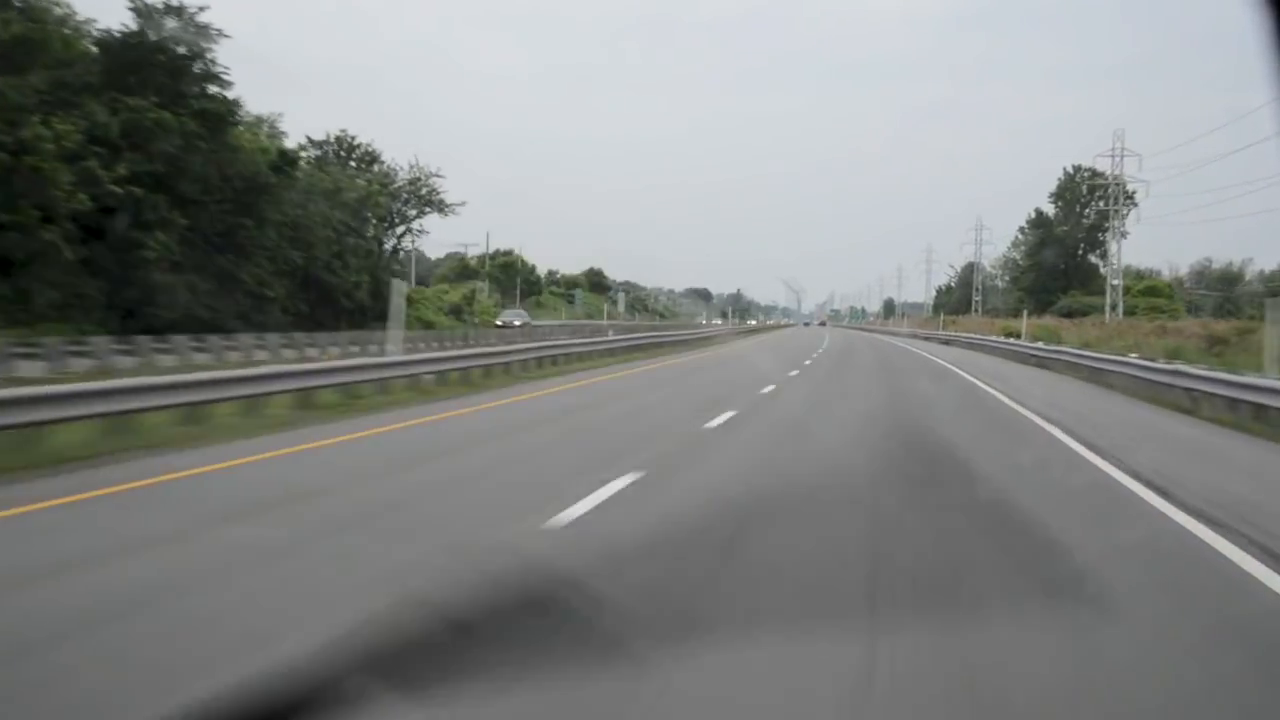
#> input picture frame 57 of cars2.mp4, 1280 x 720 px
$ python with_car_detection.py
#> lines starting #> are read from the running program, lines starting #| are printed output that depends on the picture; after the words box and inside, x2 and y2 are one past the last pixel; in counts of white or black regions, pixels touching at a corner belong together
import numpy as np
import cv2
import matplotlib.pyplot as plt
from numpy.lib.function_base import average


cap = cv2.VideoCapture('cars2.mp4')
car_clf = cv2.CascadeClassifier( 'Haarcascades/haarcascade_car.xml')
## defining the left and right line
def make_coordinates( video, line_parameters):
    slope, intercept = line_parameters
    y1 = video.shape[0]
    y2 = int(y1* (0.5))
    x1 = ((y1 - intercept) / slope)
    x2 = ((y2 - intercept) / slope)
    return np.array([x1,y1,x2,y2])


def find_cars(cam_frame):
    cam_gray = cv2.cvtColor(cam_frame, cv2.COLOR_BGR2GRAY)
    cars = car_clf.detectMultiScale(cam_gray, 1.1, 2,minSize=(100, 100))
    if len(cars) > 0:
        for (x,y,w,h) in cars:
            ratio = w/float(h)
            #print(w,h)
            cv2.rectangle(cam_frame,(x,y),(x+w,y+h),(255,0,0),10)
            cv2.rectangle(cam_frame, (x, y - 40), (x + w, y), (255,0,0), -2)
            cv2.putText(cam_frame, ' Car', (x, y - 10), cv2.FONT_HERSHEY_SIMPLEX, 0.7, (255, 255, 255), 2)
            car_gray = cam_gray[y:y+h, x:x+w]
            car_lines = cv2.Canny(car_gray,100,200)
            contours, h = cv2.findContours(car_lines, cv2.RETR_LIST, cv2.CHAIN_APPROX_NONE)
            for i, contour in enumerate(contours):
                approx = cv2.approxPolyDP(contour, 0.01*cv2.arcLength(contour, True), True)
                M = cv2.moments(contour)
                if M["m00"] != 0:
                    cX = int(M["m10"] / M["m00"])
                    cY = int(M["m01"] / M["m00"])
                            #x, y , w, h = cv2.boundingRect(approx)

                if len(approx) ==4:
                    if ratio >= 0.9 and ratio <1.1:
                        cv2.drawContours(cam_frame, contours, i, (255,255,0))

    return cam_frame


## calc the left lane and the right lane
def average_slope_intercept(video, lines):

    ### holder for all lines found with negative slope
    left_fit=[]

    ### holder for all found with positive slope
    right_fit=[]

    ## Loop through all lines to decide negative or positive slope
    for line in lines:

        # start and end codinates of a line
        p = line.reshape(4)
        x1,y1,x2,y2 = line.reshape(4) # (removes uneeded dimenison from (1,4) to (4,)

        # polyfit calculates the slope of the line
        parameters = np.polyfit((x1, x2), (y1, y2), 1)
        slope = parameters[0]
        intercept = parameters[1]
        if slope < 0:
            left_fit.append((slope, intercept))
        else:
            right_fit.append((slope, intercept))

    left_fit_average = np.average(left_fit, axis = 0)
    right_fit_average = np.average( right_fit, axis= 0)
    left_line = make_coordinates(video, left_fit_average)
    right_line = make_coordinates(video, right_fit_average)
    return np.array([left_line, right_line])

## preprossecing the video, grayscaling, blur and canny
def Canny(video):
    gray = cv2.cvtColor(video, cv2.COLOR_RGB2GRAY)
    blur = cv2.GaussianBlur(gray, (5,5), 0)
    canny = cv2.Canny(blur, 50, 150)
    return canny

## Definining the left and right lane/line and draw them
def display_lines(video, lines):
    line_video = np.zeros_like(video)


    left_line = lines[0]
    right_line = lines[1]
    lx1, ly1, lx2, ly2 = left_line
    rx1, ry1, rx2, ry2 = right_line
    poly = np.array([[
                    (int(lx1), int(ly1)),
                    (int(rx1), int(ry1)),
                    (int(rx2), int(ry2)),
                    (int(lx2), int(ly2)),
                    (int(lx1), int(ly1)),
    ]])
    cv2.fillPoly(line_video, poly, (255,0,255))
    cv2.line(line_video, (int(rx1), int(ry1)), (int(rx2), int(ry2)), (255,0,0), 10)
    cv2.line(line_video, (int(lx1), int(ly1)), (int(lx2), int(ly2)), (255,0,0), 10)

    return line_video

## Defining the drivers lane
def region_of_interest(video):
    height = video.shape[0]
    polygons = np.array([
        [(820, 340), (960,340), (1280, 520), (1280,720), (125,720)]])
    mask = np.zeros_like(video)
    cv2.fillPoly(mask, polygons, (255,255,255))
    masked_video = cv2.bitwise_and(video, mask)
    return masked_video


## Showing the Video
while cap.isOpened():
    ret, frame = cap.read()
#> frame is the input picture: shape (720, 1280, 3); mean B, G, R 129.9, 131.7, 128.9
    canny_image = Canny(frame)
#> in Canny, `canny = cv2.Canny(blur, 50, 150)`:
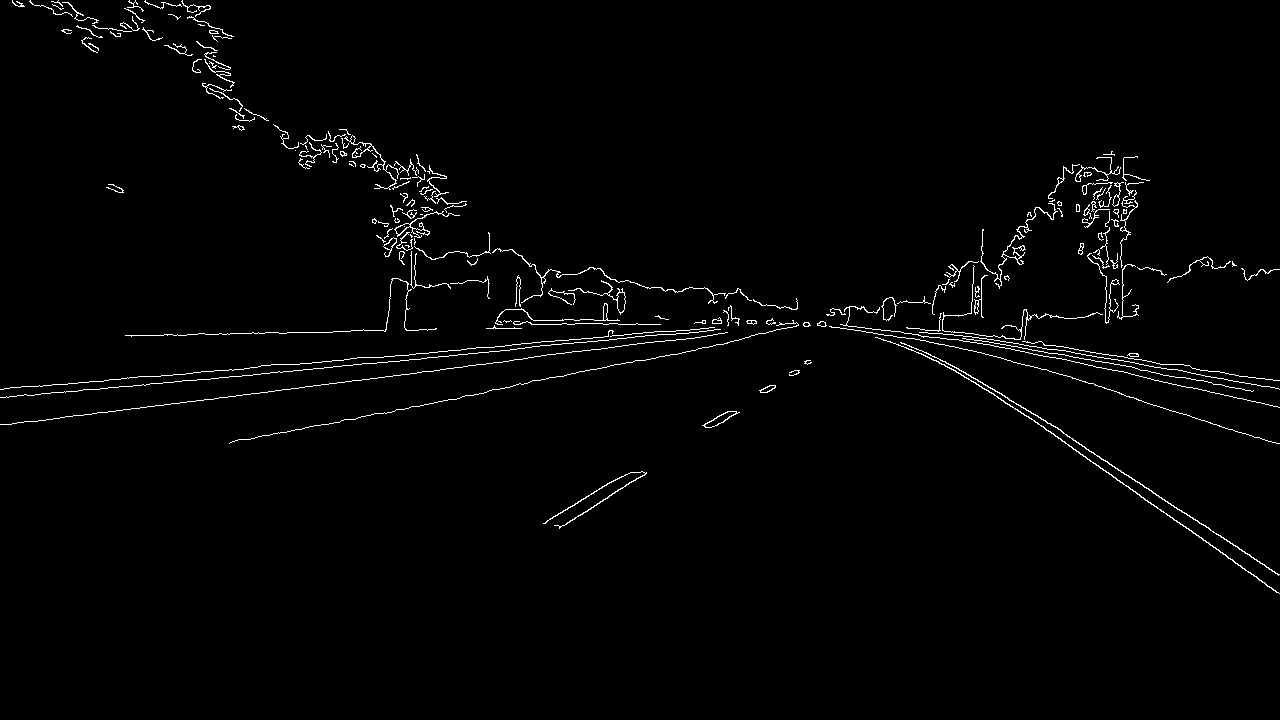
#> canny: shape (720, 1280); 1.6% white in thin lines or dots, all inside (x1, y1, x2, y2) = (0, 0, 1280, 594)

    cropped_video = region_of_interest(canny_image)
#> in region_of_interest, `cv2.fillPoly(mask, polygons, (255,255,255))`:
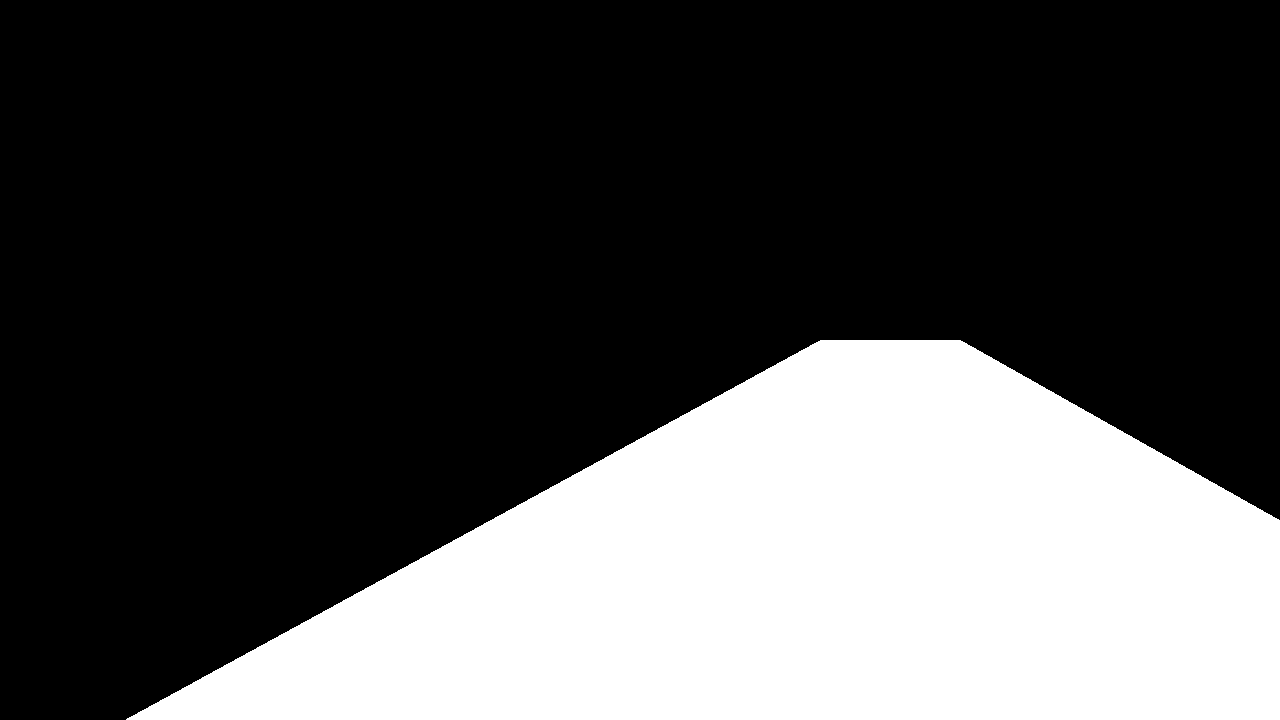
#> mask: shape (720, 1280); 30.2% white; 1 white region, box (x1, y1, x2, y2) and area: (126, 340, 1280, 720) 278017
#> in region_of_interest, `masked_video = cv2.bitwise_and(video, mask)`:
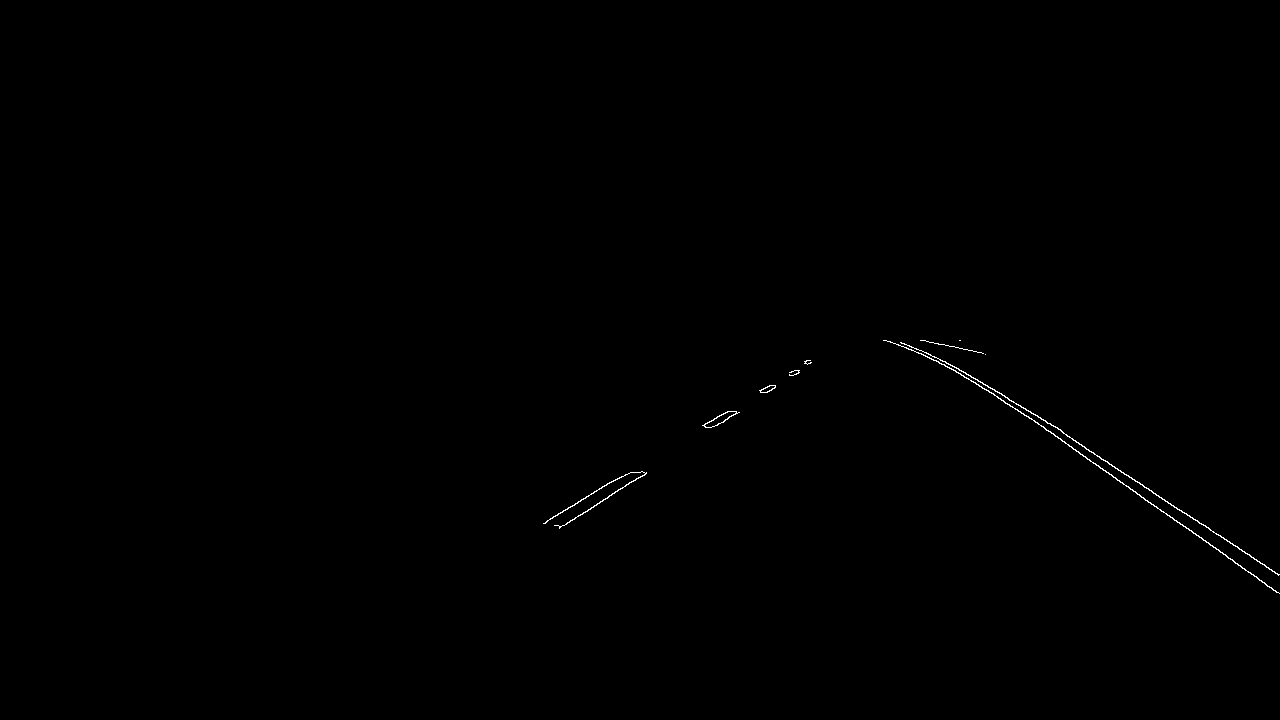
#> masked_video: shape (720, 1280); 0.19% white in thin lines or dots, all inside (x1, y1, x2, y2) = (543, 340, 1280, 594)
    lines = cv2.HoughLinesP(cropped_video, 2, np.pi/180, 100, np.array([]), minLineLength=40, maxLineGap= 5)
#> lines = [[1003, 400, 1279, 593], [1067, 436, 1279, 574], [944, 361, 1033, 414], [921, 353, 993, 393], [547, 520, 617, 478], [564, 525, 646, 472]]
    averaged_lines = average_slope_intercept(frame, lines)
#> the loop in average_slope_intercept, `for line in lines:` made 6 passes
#> (x1, y1, x2, y2, slope, intercept) on passes 1 to 6: (1003, 400, 1279, 593, 0.699, -301.4), (1067, 436, 1279, 574, 0.651, -258.6), (944, 361, 1033, 414, 0.596, -201.2), (921, 353, 993, 393, 0.556, -158.7), (547, 520, 617, 478, -0.6, 848.2), (564, 525, 646, 472, -0.646, 889.5)
#> after the loop in average_slope_intercept, `for line in lines:`: left_fit = [(-0.6, 848.2), (-0.646, 889.5)]; right_fit = [(0.699, -301.4), (0.651, -258.6), (0.596, -201.2), (0.556, -158.7)]
#> in average_slope_intercept, `left_fit_average = np.average(left_fit, axis = 0)`: left_fit_average = [-0.623, 868.9]
#> in average_slope_intercept, `right_fit_average = np.average( right_fit, axis= 0)`: right_fit_average = [0.625, -229.9]
#> in make_coordinates, `slope, intercept = line_parameters`: slope = -0.623; intercept = 868.9
#> in make_coordinates, `x1 = ((y1 - intercept) / slope)`: x1 = 238.9
#> in make_coordinates, `x2 = ((y2 - intercept) / slope)`: x2 = 816.6
#> in average_slope_intercept, `left_line = make_coordinates(video, left_fit_average)`: left_line = [238.9, 720, 816.6, 360]
#> in average_slope_intercept, `right_line = make_coordinates(video, right_fit_average)`: right_line = [1519.1, 720, 943.4, 360]
#> averaged_lines = [[238.9, 720, 816.6, 360], [1519.1, 720, 943.4, 360]]
    line_video = display_lines(frame, averaged_lines)
#> in display_lines, `left_line = lines[0]`: left_line = [238.9, 720, 816.6, 360]
#> in display_lines, `right_line = lines[1]`: right_line = [1519.1, 720, 943.4, 360]
#> in display_lines, `lx1, ly1, lx2, ly2 = left_line`: lx1 = 238.9; ly1 = 720; lx2 = 816.6; ly2 = 360
#> in display_lines, `rx1, ry1, rx2, ry2 = right_line`: rx1 = 1519.1; ry1 = 720; rx2 = 943.4; ry2 = 360
#> in display_lines, `poly = np.array([[ (int(lx1), int(ly1)), (int(rx1), int(ry1)), (int(rx..`: poly = [[238, 720], [1519, 720], [943, 360], [816, 360], [238, 720]]
    combo_video = cv2.addWeighted(frame, 0.8, line_video, 1, 1)
    cars = find_cars(combo_video)
#> in find_cars, `cam_gray = cv2.cvtColor(cam_frame, cv2.COLOR_BGR2GRAY)`:
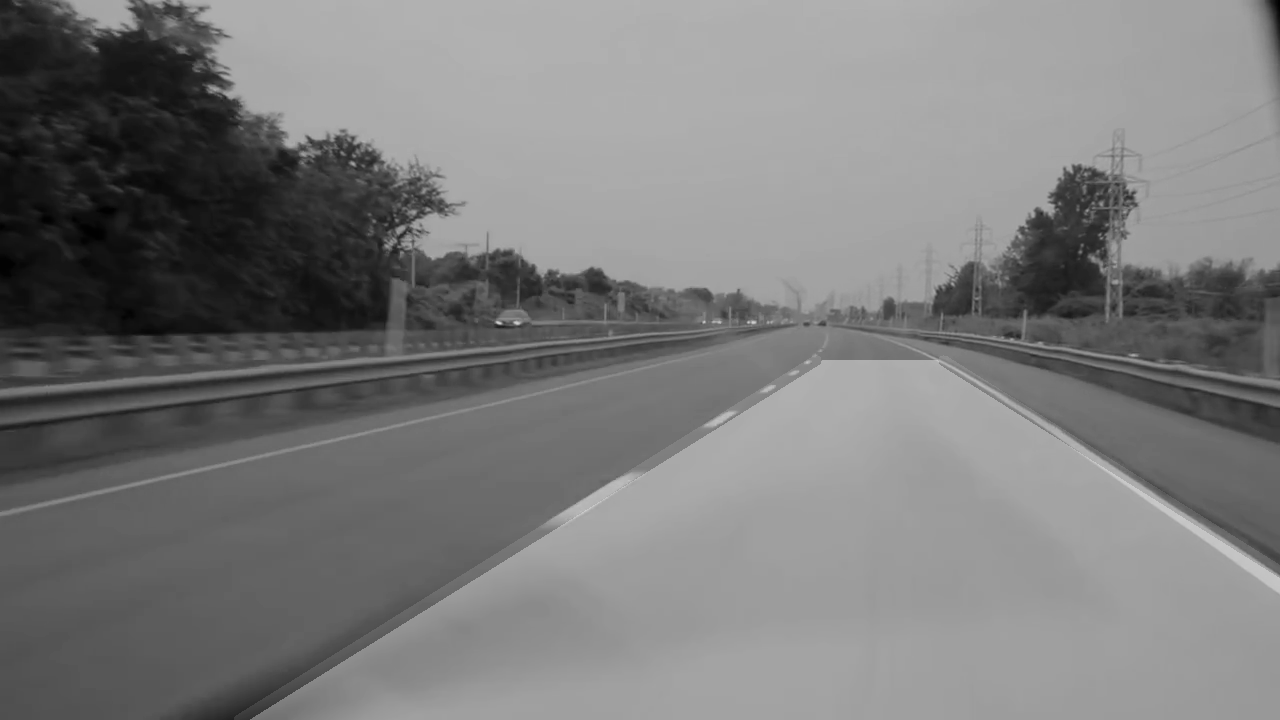
#> cam_gray: shape (720, 1280); min 1, max 206, mean 122.7
#> in find_cars, `cars = car_clf.detectMultiScale(cam_gray, 1.1, 2,minSize=(100, 100))`: cars = ()
    cv2.imshow('cars', cars)
    cv2.imshow('lanes', combo_video)
    cv2.imshow('lines', line_video)
    cv2.imshow('region', cropped_video)
    cv2.imshow('canny', canny_image)
    cv2.imshow('original', frame)
    if cv2.waitKey(0) & 0xFF == ord('q')or 0xFF == ord('Q'):
#> (key q is pressed here)
        break

cap.release()
cv2.destroyAllWindows()
